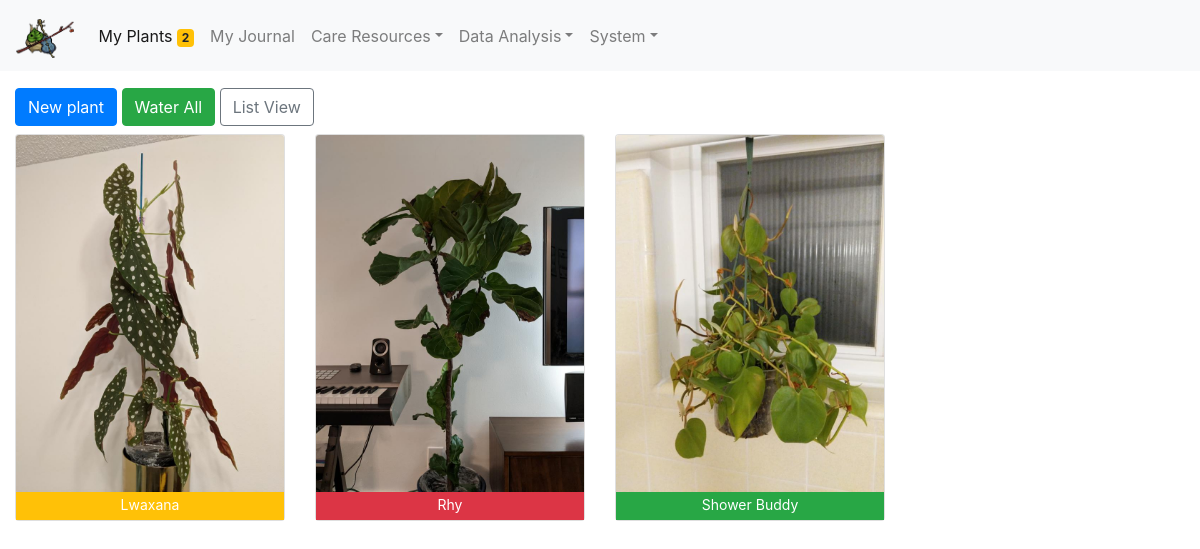
/my_plants_gallery/, run on the app's committed database.
### tables this page shows
CREATE TABLE houseplants (ID INTEGER PRIMARY KEY AUTOINCREMENT,name varchar(765),species varchar(765),location varchar(765),purchased_from varchar(765),purchase_date timestamp,water_schedule_in_days integer,last_watered timestamp,substrate varchar(765),pot_size real,leaf_temp_offset integer,pic_path varchar(765),has_pic smallint,days_since_last_water integer,need_water smallint,water_warning smallint,ignore smallint,death smallint,last_repot_date timestamp, sold smallint, parent text);

### webserver.py (the view)
@app.route('/my_plants_gallery/')
def my_plants_gallery():
    (c, r) = read_sql(
        cp['g']['plant_db_path'] + 'my_plants.db',
        'SELECT * FROM houseplants WHERE death != 1 and sold != 1 ORDER BY species ASC'
    )
    (days, day_names) = plant_watering_week()
    for row in r:
        print(row)
    return render_template('my_plants_gallery.html', columns=c, rows=r, title='', days=days, day_names=day_names, plants_to_water=int(cp['water']['plants_to_water']))

### webserver.py (called while the page is built)
@app.after_request
def add_header(response):
    response.cache_control.max_age = 1
    response.cache_control.public = True
    cp.read('config.ini')  # needed to make water badge update each time a page is loaded
    return response

### templates/my_plants_gallery.html (shortened to what this page needs)
{% extends "base.html" %}
{% set active_page = "my_plants" %}
{% block content %}
<div class="container-fluid">
    <a class="btn btn-primary mt-2" href="{{ url_for('add_plant') }}">New plant</a>
    <a class="btn btn-success mt-2" href="{{ url_for('water_all') }}">Water All</a>
    <a class="btn btn-outline-secondary mt-2" href="{{ url_for('settings_swap_my_plants_view') }}">List View</a>
</div>
<div class="container-fluid mt-2">
    <div class="row row-cols-2 row-cols-md-4">
        {% for item in rows %}
        <div class="col mb-4">
            <div class="card">
                <img class="card-img-top" src="/static/{{ item[11] }}" alt="/static/pokemon grass.jpg" data-toggle="modal" data-target="#{{ item[1].replace(' ','') }}">
                <div class="text-center text-white
                    {% if item[14] == 1 %}
                    bg-danger
                    {% elif item[15] == 1 %}
                    bg-warning
                    {% elif item[16] == 1 %}
                    bg-secondary
                    {% else %}
                    bg-success
                    {% endif %}
                pb-1"><small>{{ item[1] }}</small></div>
            </div>
        </div>
        {% endfor %}
    </div>
</div>
{% endblock %}

### templates/base.html (shortened to what this page needs)
<!doctype html>
<html lang="en">
<head>
    <link rel="stylesheet" href="https://stackpath.bootstrapcdn.com/bootstrap/4.5.1/css/bootstrap.min.css">
    <link href="/docs/4.2/dist/css/bootstrap.min.css" rel="stylesheet">
    <link rel="stylesheet" src="extensions/sticky-header/bootstrap-table-sticky-header.css">
</head>
<body style="padding-top: 80px;">
    <nav class="navbar navbar-expand-lg fixed-top navbar-light bg-light">
      <a class="navbar-brand" href="{{ url_for('index') }}"><img src="/static/makar cello.png" height="45" style="padding-top: 6px;"></a>
      <div class="collapse navbar-collapse" id="navbarCollapse">
          <ul class="navbar-nav mr-auto">
              <li class="nav-item {{ 'active' if active_page == 'my_plants' else '' }}">
                  <a class="nav-link" href="{{ url_for('my_plants') }}">
                      My Plants <span class="badge badge-warning">{% if plants_to_water > 0 %}{{plants_to_water}}{% endif %}</span>
                  </a>
              </li>
              <li class="nav-item {{ 'active' if active_page == 'my_journal' else '' }}"><a class="nav-link" href="{{ url_for('my_journal') }}">My Journal</a></li>
              <li class="nav-item dropdown {{ 'active' if active_page == 'resources' else '' }}">
                    <a class="nav-link dropdown-toggle" id="navbarDropdownMenuResources" data-toggle="dropdown" aria-haspopup="true" aria-expanded="false">Care Resources</a>
              <li class="nav-item dropdown {{ 'active' if active_page == 'data_analysis' else '' }}">
                    <a class="nav-link dropdown-toggle" id="navbarDropdownMenuData" data-toggle="dropdown" aria-haspopup="true" aria-expanded="false">Data Analysis</a>
              <li class="nav-item dropdown {{ 'active' if active_page == 'system' else '' }}">
                    <a class="nav-link dropdown-toggle" id="navbarDropdownMenuSystem" data-toggle="dropdown" aria-haspopup="true" aria-expanded="false">System</a>
              </li>
          </ul>
      </div>
    </nav>
{% block content %}{% endblock %}
</body>
</html>

### templates/base.html (style rules this page uses)
body { padding-top:50px; }

### data on the page
houseplants: pic_path+name (picture), name "Lwaxana"
houseplants: pic_path (picture), name "Rhy"
houseplants: pic_path+name (picture), name "Shower Buddy"

### other printed values
{{ plants_to_water }} "2"
